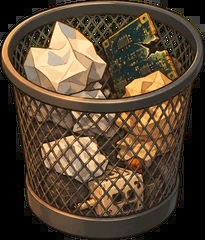
#> input picture game/bin.webp, 205 x 240 px
$ python warp_flow.py ../bin.webp ../box.webp ../box.webp ../box.webp 1.0
#> lines starting #> are read from the running program, lines starting #| are printed output that depends on the picture
# warp the moving picture onto the reference one with smoothed dense optical flow
# usage: python3 warp_flow.py <reference frame> <picture to move> <out.png> <preview.png> [smoothing] [--ref-alpha]
import cv2, numpy as np, sys
ref_p, mov_p, out_p, prev_p = sys.argv[1:5]
smooth = float(sys.argv[5]) if len(sys.argv) > 5 else 25
R = cv2.imread(ref_p, cv2.IMREAD_UNCHANGED); M = cv2.imread(mov_p, cv2.IMREAD_UNCHANGED)
#> further down, R is the input picture: shape (240, 205, 4); mean B, G, R, A 49.7, 68.4, 85.6, 192.5
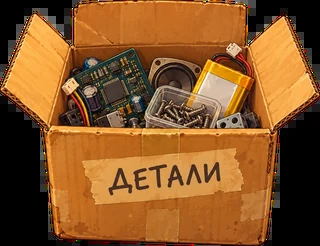
#> input picture game/box.webp, 320 x 246 px
#> further down, M is the input picture: shape (246, 320, 4); mean B, G, R, A 39.8, 86.4, 135.6, 190.2
def prep(im):
    g = cv2.cvtColor(im[..., :3], cv2.COLOR_BGR2GRAY)
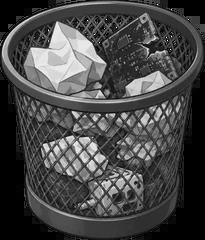
#> g: shape (240, 205); min 0, max 255, mean 71.4
    if im.shape[2] == 4: g = np.where(im[..., 3] > 128, g, 128).astype(np.uint8)
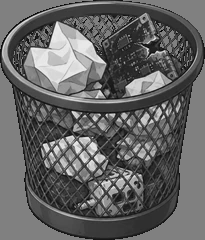
#> g: shape (240, 205); min 4, max 241, mean 99.9
    g = cv2.createCLAHE(clipLimit=3.0, tileGridSize=(8, 8)).apply(g)
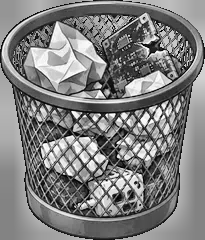
#> g: shape (240, 205); min 1, max 255, mean 127.7
    return g
r, m = prep(R), prep(M)
#> in prep (call 2), `g = cv2.cvtColor(im[..., :3], cv2.COLOR_BGR2GRAY)`:
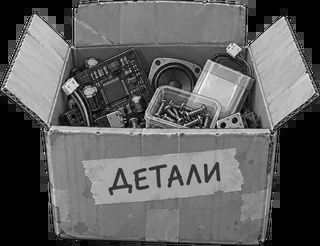
#> g: shape (246, 320); min 0, max 252, mean 95.8
#> in prep (call 2), `if im.shape[2] == 4: g = np.where(im[..., 3] > 128, g, 128).astype(np...`:
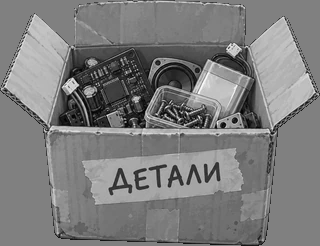
#> g: shape (246, 320); min 1, max 252, mean 124.5
#> in prep (call 2), `g = cv2.createCLAHE(clipLimit=3.0, tileGridSize=(8, 8)).apply(g)`:
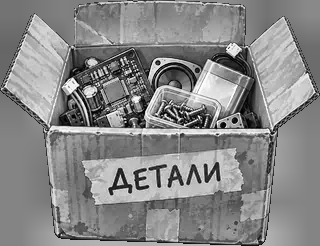
#> g: shape (246, 320); min 0, max 255, mean 135.5
dis = cv2.DISOpticalFlow_create(cv2.DISOPTICAL_FLOW_PRESET_ULTRAFAST)
dis.setFinestScale(1); dis.setPatchSize(16); dis.setPatchStride(4); dis.setGradientDescentIterations(25)
dis.setVariationalRefinementIterations(5); dis.setVariationalRefinementAlpha(40)
#> (the run stopped early here; a loop or call above may not have finished)
